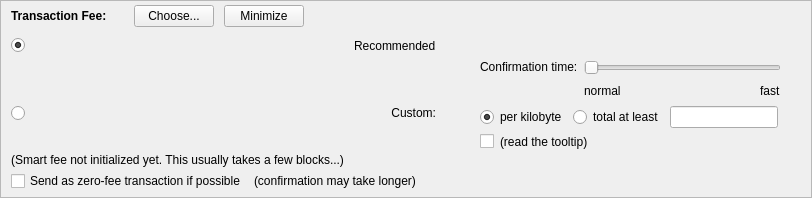
    <widget class="QFrame" name="frameFee">
     <property name="sizePolicy">
      <sizepolicy hsizetype="Expanding" vsizetype="Expanding">
       <horstretch>0</horstretch>
       <verstretch>0</verstretch>
      </sizepolicy>
     </property>
     <property name="maximumSize">
      <size>
       <width>16777215</width>
       <height>16777215</height>
      </size>
     </property>
     <property name="frameShape">
      <enum>QFrame::StyledPanel</enum>
     </property>
     <property name="frameShadow">
      <enum>QFrame::Sunken</enum>
     </property>
     <layout class="QVBoxLayout" name="verticalLayoutFee1">
      <property name="spacing">
       <number>0</number>
      </property>
      <property name="leftMargin">
       <number>0</number>
      </property>
      <property name="topMargin">
       <number>0</number>
      </property>
      <property name="rightMargin">
       <number>0</number>
      </property>
      <property name="bottomMargin">
       <number>0</number>
      </property>
      <item>
       <layout class="QVBoxLayout" name="verticalLayoutFee2" stretch="0,0,0">
        <property name="spacing">
         <number>0</number>
        </property>
        <property name="leftMargin">
         <number>10</number>
        </property>
        <property name="topMargin">
         <number>0</number>
        </property>
        <item>
         <layout class="QHBoxLayout" name="horizontalLayoutFee1">
          <property name="bottomMargin">
           <number>0</number>
          </property>
          <item>
           <layout class="QVBoxLayout" name="verticalLayoutFee7">
            <property name="spacing">
             <number>0</number>
            </property>
            <item>
             <spacer name="verticalSpacerSmartFee">
              <property name="orientation">
               <enum>Qt::Vertical</enum>
              </property>
              <property name="sizeType">
               <enum>QSizePolicy::Fixed</enum>
              </property>
              <property name="sizeHint" stdset="0">
               <size>
                <width>1</width>
                <height>4</height>
               </size>
              </property>
             </spacer>
            </item>
            <item>
             <layout class="QHBoxLayout" name="horizontalLayoutSmartFee">
              <property name="spacing">
               <number>10</number>
              </property>
              <item>
               <widget class="QLabel" name="labelFeeHeadline">
                <property name="sizePolicy">
                 <sizepolicy hsizetype="Preferred" vsizetype="Maximum">
                  <horstretch>0</horstretch>
                  <verstretch>0</verstretch>
                 </sizepolicy>
                </property>
                <property name="font">
                 <font>
                  <weight>75</weight>
                  <bold>true</bold>
                 </font>
                </property>
                <property name="styleSheet">
                 <string notr="true">font-weight:bold;</string>
                </property>
                <property name="text">
                 <string>Transaction Fee:</string>
                </property>
               </widget>
              </item>
              <item>
               <widget class="QLabel" name="labelFeeMinimized">
                <property name="text">
                 <string/>
                </property>
               </widget>
              </item>
              <item>
               <widget class="QPushButton" name="buttonChooseFee">
                <property name="text">
                 <string>Choose...</string>
                </property>
               </widget>
              </item>
              <item>
               <widget class="QPushButton" name="buttonMinimizeFee">
                <property name="toolTip">
                 <string>collapse fee-settings</string>
                </property>
                <property name="text">
                 <string>Minimize</string>
                </property>
               </widget>
              </item>
             </layout>
            </item>
            <item>
             <spacer name="verticalSpacer_5">
              <property name="orientation">
               <enum>Qt::Vertical</enum>
              </property>
              <property name="sizeHint" stdset="0">
               <size>
                <width>1</width>
                <height>1</height>
               </size>
              </property>
             </spacer>
            </item>
           </layout>
          </item>
          <item>
           <spacer name="horizontalSpacer_4">
            <property name="orientation">
             <enum>Qt::Horizontal</enum>
            </property>
            <property name="sizeHint" stdset="0">
             <size>
              <width>40</width>
              <height>20</height>
             </size>
            </property>
           </spacer>
          </item>
         </layout>
        </item>
        <item>
         <widget class="QFrame" name="frameFeeSelection">
          <layout class="QVBoxLayout" name="verticalLayoutFee12">
           <property name="spacing">
            <number>0</number>
           </property>
           <property name="leftMargin">
            <number>0</number>
           </property>
           <property name="topMargin">
            <number>0</number>
           </property>
           <property name="rightMargin">
            <number>0</number>
           </property>
           <property name="bottomMargin">
            <number>0</number>
           </property>
           <item>
            <layout class="QGridLayout" name="gridLayoutFee">
             <property name="topMargin">
              <number>10</number>
             </property>
             <property name="bottomMargin">
              <number>4</number>
             </property>
             <property name="horizontalSpacing">
              <number>10</number>
             </property>
             <property name="verticalSpacing">
              <number>4</number>
             </property>
             <item row="2" column="4">
              <layout class="QVBoxLayout" name="verticalLayoutFee8">
               <property name="spacing">
                <number>6</number>
               </property>
               <item>
                <layout class="QHBoxLayout" name="horizontalLayoutFee13">
                 <item>
                  <widget class="QRadioButton" name="radioCustomPerKilobyte">
                   <property name="toolTip">
                    <string>If the custom fee is set to 1000 uMDEXs and the transaction is only 250 bytes, then &quot;per kilobyte&quot; only pays 250 uMDEXs in fee,&lt;br /&gt;while &quot;at least&quot; pays 1000 uMDEXs. For transactions bigger than a kilobyte both pay by kilobyte.</string>
                   </property>
                   <property name="text">
                    <string>per kilobyte</string>
                   </property>
                   <property name="checked">
                    <bool>true</bool>
                   </property>
                   <attribute name="buttonGroup">
                    <string notr="true">groupCustomFee</string>
                   </attribute>
                  </widget>
                 </item>
                 <item>
                  <widget class="QRadioButton" name="radioCustomAtLeast">
                   <property name="toolTip">
                    <string>If the custom fee is set to 1000 uMDEXs and the transaction is only 250 bytes, then &quot;per kilobyte&quot; only pays 250 uMDEXs in fee,&lt;br /&gt;while &quot;total at least&quot; pays 1000 uMDEXs. For transactions bigger than a kilobyte both pay by kilobyte.</string>
                   </property>
                   <property name="text">
                    <string>total at least</string>
                   </property>
                   <attribute name="buttonGroup">
                    <string notr="true">groupCustomFee</string>
                   </attribute>
                  </widget>
                 </item>
                 <item>
                  <widget class="BitcoinAmountField" name="customFee"/>
                 </item>
                 <item>
                  <spacer name="horizontalSpacer_6">
                   <property name="orientation">
                    <enum>Qt::Horizontal</enum>
                   </property>
                   <property name="sizeHint" stdset="0">
                    <size>
                     <width>1</width>
                     <height>1</height>
                    </size>
                   </property>
                  </spacer>
                 </item>
                </layout>
               </item>
               <item>
                <layout class="QHBoxLayout" name="horizontalLayoutFee8">
                 <item>
                  <widget class="QCheckBox" name="checkBoxMinimumFee">
                   <property name="toolTip">
                    <string>Paying only the minimum fee is just fine as long as there is less transaction volume than space in the blocks.&lt;br /&gt;But be aware that this can end up in a never confirming transaction once there is more demand for Medexcoin transactions than the network can process.</string>
                   </property>
                   <property name="text">
                    <string/>
                   </property>
                  </widget>
                 </item>
                 <item>
                  <widget class="QLabel" name="labelMinFeeWarning">
                   <property name="enabled">
                    <bool>true</bool>
                   </property>
                   <property name="toolTip">
                    <string>Paying only the minimum fee is just fine as long as there is less transaction volume than space in the blocks.&lt;br /&gt;But be aware that this can end up in a never confirming transaction once there is more demand for Medexcoin transactions than the network can process.</string>
                   </property>
                   <property name="text">
                    <string>(read the tooltip)</string>
                   </property>
                   <property name="margin">
                    <number>5</number>
                   </property>
                  </widget>
                 </item>
                 <item>
                  <spacer name="horizontalSpacer_2">
                   <property name="orientation">
                    <enum>Qt::Horizontal</enum>
                   </property>
                   <property name="sizeHint" stdset="0">
                    <size>
                     <width>1</width>
                     <height>1</height>
                    </size>
                   </property>
                  </spacer>
                 </item>
                </layout>
               </item>
              </layout>
             </item>
             <item row="1" column="0">
              <layout class="QVBoxLayout" name="verticalLayoutFee4" stretch="1">
               <item>
                <spacer name="verticalSpacer_2">
                 <property name="orientation">
                  <enum>Qt::Vertical</enum>
                 </property>
                 <property name="sizeHint" stdset="0">
                  <size>
                   <width>1</width>
                   <height>1</height>
                  </size>
                 </property>
                </spacer>
               </item>
              </layout>
             </item>
             <item row="2" column="0">
              <layout class="QVBoxLayout" name="verticalLayoutFee9" stretch="0,1">
               <item>
                <widget class="QRadioButton" name="radioCustomFee">
                 <property name="text">
                  <string/>
                 </property>
                 <attribute name="buttonGroup">
                  <string notr="true">groupFee</string>
                 </attribute>
                </widget>
               </item>
               <item>
                <spacer name="verticalSpacer_6">
                 <property name="orientation">
                  <enum>Qt::Vertical</enum>
                 </property>
                 <property name="sizeHint" stdset="0">
                  <size>
                   <width>1</width>
                   <height>1</height>
                  </size>
                 </property>
                </spacer>
               </item>
              </layout>
             </item>
             <item row="1" column="4">
              <layout class="QVBoxLayout" name="verticalLayoutFee3" stretch="0,0,1">
               <property name="spacing">
                <number>6</number>
               </property>
               <property name="topMargin">
                <number>2</number>
               </property>
               <item>
                <layout class="QHBoxLayout" name="horizontalLayoutFee12">
                 <item>
                  <spacer name="horizontalSpacer_5">
                   <property name="orientation">
                    <enum>Qt::Horizontal</enum>
                   </property>
                   <property name="sizeHint" stdset="0">
                    <size>
                     <width>1</width>
                     <height>1</height>
                    </size>
                   </property>
                  </spacer>
                 </item>
                </layout>
               </item>
               <item>
                <layout class="QHBoxLayout" name="horizontalLayoutFee9">
                 <item>
                  <layout class="QVBoxLayout" name="verticalLayoutFee6">
                   <item>
                    <widget class="QLabel" name="labelSmartFee3">
                     <property name="text">
                      <string>Confirmation time:</string>
                     </property>
                     <property name="margin">
                      <number>2</number>
                     </property>
                    </widget>
                   </item>
                   <item>
                    <spacer name="verticalSpacer_3">
                     <property name="orientation">
                      <enum>Qt::Vertical</enum>
                     </property>
                     <property name="sizeHint" stdset="0">
                      <size>
                       <width>1</width>
                       <height>1</height>
                      </size>
                     </property>
                    </spacer>
                   </item>
                  </layout>
                 </item>
                 <item>
                  <layout class="QVBoxLayout" name="verticalLayoutFee5">
                   <property name="rightMargin">
                    <number>30</number>
                   </property>
                   <item>
                    <widget class="QSlider" name="sliderSmartFee">
                     <property name="minimum">
                      <number>0</number>
                     </property>
                     <property name="maximum">
                      <number>24</number>
                     </property>
                     <property name="pageStep">
                      <number>1</number>
                     </property>
                     <property name="value">
                      <number>0</number>
                     </property>
                     <property name="orientation">
                      <enum>Qt::Horizontal</enum>
                     </property>
                     <property name="invertedAppearance">
                      <bool>false</bool>
                     </property>
                     <property name="invertedControls">
                      <bool>false</bool>
                     </property>
                     <property name="tickPosition">
                      <enum>QSlider::NoTicks</enum>
                     </property>
                    </widget>
                   </item>
                   <item>
                    <layout class="QHBoxLayout" name="horizontalLayoutFee10">
                     <item>
                      <widget class="QLabel" name="labelSmartFeeNormal">
                       <property name="text">
                        <string>normal</string>
                       </property>
                      </widget>
                     </item>
                     <item>
                      <spacer name="horizontalSpacer_3">
                       <property name="orientation">
                        <enum>Qt::Horizontal</enum>
                       </property>
                       <property name="sizeHint" stdset="0">
                        <size>
                         <width>40</width>
                         <height>20</height>
                        </size>
                       </property>
                      </spacer>
                     </item>
                     <item>
                      <widget class="QLabel" name="labelSmartFeeFast">
                       <property name="text">
                        <string>fast</string>
                       </property>
                      </widget>
                     </item>
                    </layout>
                   </item>
                  </layout>
                 </item>
                </layout>
               </item>
               <item>
                <spacer name="verticalSpacer_4">
                 <property name="orientation">
                  <enum>Qt::Vertical</enum>
                 </property>
                 <property name="sizeHint" stdset="0">
                  <size>
                   <width>1</width>
                   <height>1</height>
                  </size>
                 </property>
                </spacer>
               </item>
              </layout>
             </item>
             <item row="0" column="1">
              <widget class="QLabel" name="labelSmartFee_2">
               <property name="text">
                <string>Recommended</string>
               </property>
              </widget>
             </item>
             <item row="0" column="0">
              <widget class="QRadioButton" name="radioSmartFee">
               <property name="text">
                <string/>
               </property>
               <property name="checked">
                <bool>true</bool>
               </property>
               <attribute name="buttonGroup">
                <string notr="true">groupFee</string>
               </attribute>
              </widget>
             </item>
             <item row="2" column="1">
              <widget class="QLabel" name="labelCustomFee">
               <property name="text">
                <string>Custom:</string>
               </property>
               <property name="alignment">
                <set>Qt::AlignRight|Qt::AlignTop</set>
               </property>
              </widget>
             </item>
             <item row="0" column="2">
              <widget class="QLabel" name="labelSmartFee">
               <property name="text">
                <string/>
               </property>
               <property name="margin">
                <number>2</number>
               </property>
              </widget>
             </item>
              <item><widget class="QLabel" name="labelSmartFee2">
               <property name="text">
                <string>(Smart fee not initialized yet. This usually takes a few blocks...)</string>
               </property>
               <property name="alignment">
                <set>Qt::AlignHCenter</set>
               </property>
               <property name="margin">
                <number>2</number>
               </property>
              </widget>
             </item>
             <item row="0" column="3">
              <widget class="QLabel" name="labelFeeEstimation">
               <property name="text">
                <string/>
               </property>
              </widget>
             </item>
            </layout>
           </item>
           <item>
            <layout class="QHBoxLayout" name="horizontalLayoutFee5" stretch="0,0,0">
             <property name="spacing">
              <number>8</number>
             </property>
             <property name="bottomMargin">
              <number>4</number>
             </property>
             <item>
              <widget class="QCheckBox" name="checkBoxFreeTx">
               <property name="text">
                <string>Send as zero-fee transaction if possible</string>
               </property>
              </widget>
             </item>
             <item>
              <widget class="QLabel" name="labelFreeTx">
               <property name="text">
                <string>(confirmation may take longer)</string>
               </property>
               <property name="margin">
                <number>5</number>
               </property>
              </widget>
             </item>
             <item>
              <spacer name="horizontalSpacerFee5">
               <property name="orientation">
                <enum>Qt::Horizontal</enum>
               </property>
               <property name="sizeHint" stdset="0">
                <size>
                 <width>1</width>
                 <height>1</height>
                </size>
               </property>
              </spacer>
             </item>
            </layout>
           </item>
           <item>
            <spacer name="verticalSpacerFee2">
             <property name="orientation">
              <enum>Qt::Vertical</enum>
             </property>
             <property name="sizeHint" stdset="0">
              <size>
               <width>1</width>
               <height>1</height>
              </size>
             </property>
            </spacer>
           </item>
          </layout>
         </widget>
        </item>
        <item>
         <spacer name="verticalSpacerFee">
          <property name="orientation">
           <enum>Qt::Vertical</enum>
          </property>
          <property name="sizeHint" stdset="0">
           <size>
            <width>800</width>
            <height>1</height>
           </size>
          </property>
         </spacer>
        </item>
       </layout>
      </item>
     </layout>
    </widget>
